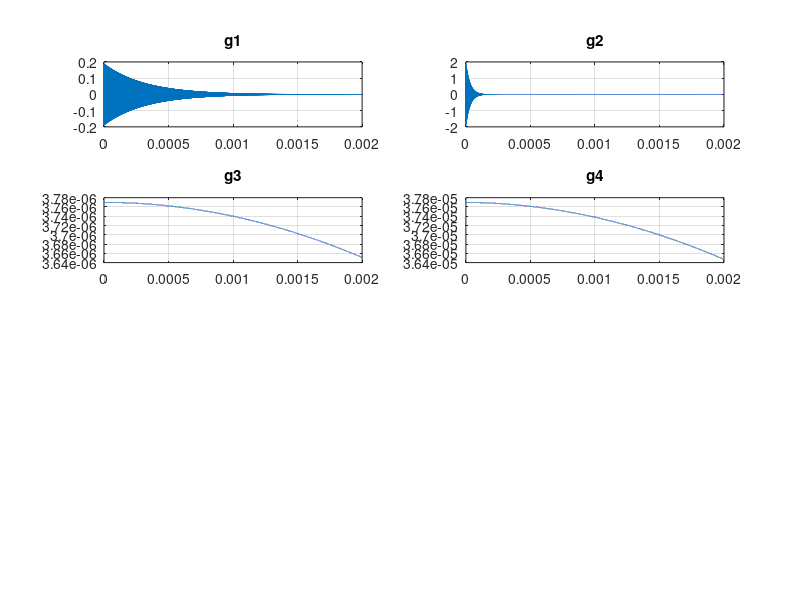
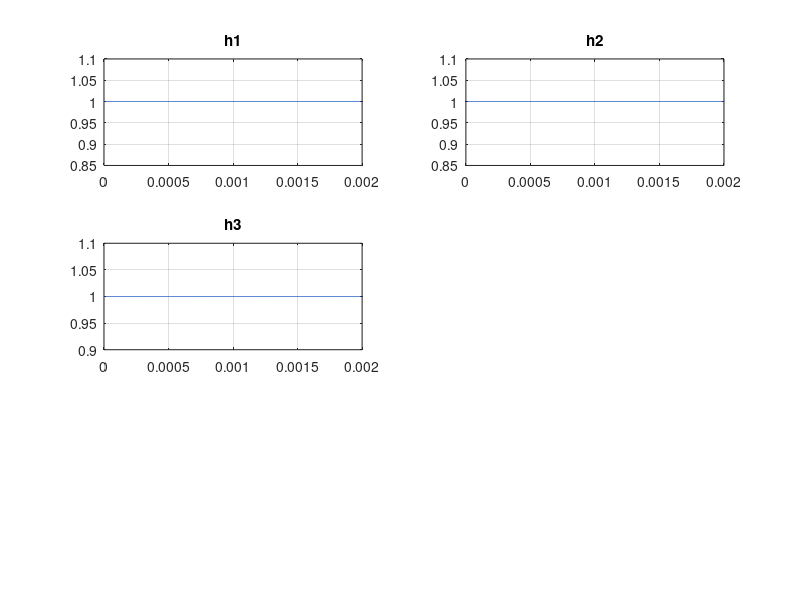

MATLAB code for these plots, in order:
t=0:0.0000001:0.002;


w1=(2*pi)/.10^6
Q1=1000
R1=3*.10^5

w2=(2*pi)/.10^6
Q2=100
R2=R1

w3=(2*pi)/(50*.10^3)
Q3=1000
R3=R1

w4=w3
Q4=100
R4=R1

g1=((w1*R1)/Q1).*(exp(-(w1*t)/(2*Q1))).*cos(w1*t)
g2=((w2*R2)/Q2).*(exp(-(w2*t)/(2*Q2))).*cos(w2*t)
g3=((w3*R3)/Q3).*(exp(-(w3*t)/(2*Q3))).*cos(w3*t)
g4=((w4*R4)/Q4).*(exp(-(w4*t)/(2*Q4))).*cos(w4*t)

figure(1)
subplot(4,2,1)
plot(t,g1)
grid on
title("g1")


subplot(4,2,2)
plot(t,g2)
grid on
title("g2")

subplot(4,2,3)
plot(t,g3)
grid on 
title("g3")

subplot(4,2,4)
plot(t,g4)
grid on
title("g4")




figure(2)
a1=5*.10^-4;
a2=2*.10^-4;
a3=2*.10^-8;
h1=exp(-(t).*(t)/(2*a1*a1));

h2=exp(-(t).*(t)/(2*a2*a2))

h3=exp(-(t).*(t)/(2*a3*a3));

subplot(3,2,1)
plot(t,h1)
grid on
title("h1")


subplot(3,2,2)
plot(t,h2)
grid on
title("h2")

subplot(3,2,3)
plot(t,h3)
grid on
title("h3")




